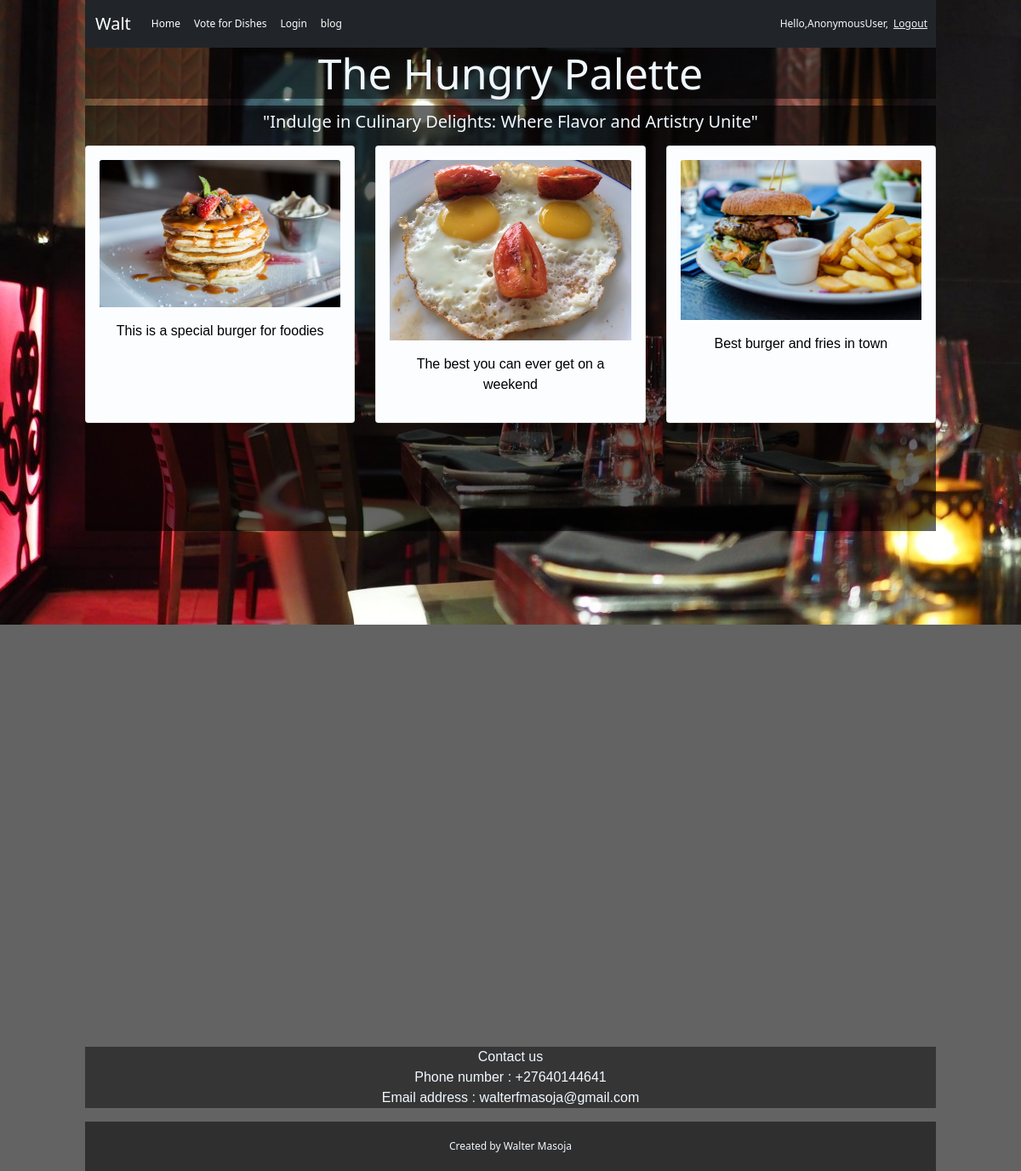
The page / on the database its author committed.
### product_order/models.py (models this page shows, shortened)
class product(models.Model):
    name = models.CharField(max_length=150)
    description = models.CharField(max_length=400)
    image = models.ImageField(upload_to='images/',default='Null')

### product_order/views.py (the view)
# urls.py: path('',views.index,name='index'),
def index(request):
    obj = product.objects.all()[:3]
    return render(request,'index.html',{'obj':obj})

### product_order/templates/index.html (shortened to what this page needs)
{% load static %}
<!DOCTYPE html>
<html lang="en">
<head>
  <link href="https://cdn.jsdelivr.net/npm/bootstrap@5.0.2/dist/css/bootstrap.min.css" rel="stylesheet"
>
  <link rel="stylesheet" href="{% static 'styles.css' %}">
</head>
<div class="container-fluid width=1024px;" style="width: 1024px;">
  <body
    style="background-color: rgba(0, 0, 0, 0.612);background-image: url(../../static/images/restaurant.jpeg);background-repeat: no-repeat;background-attachment: fixed;">
    <nav class="navbar navbar-expand-lg navbar-dark bg-dark" style="font-size: 12px;">
      <div class="container-fluid">
        <a class="navbar-brand" href="#">Walt</a>
        <div class="collapse navbar-collapse" id="navbarNavAltMarkup">
          <div class="navbar-nav">
            <a class="nav-link active" aria-current="page" href="#">Home</a>
            <a class="nav-link active" href="{% url 'blog_home' %}">Vote for Dishes</a>
            <a class="nav-link active" href="{% url 'login' %}">Login</a>
            <a class="nav-link active" href="{% url 'chats'  %}">blog</a>
          </div>
        </div>
      </div>
      <span style="margin: 6px;">Hello,{{request.user}},</span>
      <span><a href="{% url 'logout' %}" style="color: aliceblue;padding-right: 10px;" ;>Logout</a></span>
    </nav>
    <header>
      <h1>The Hungry Palette</h1>
    </header>
    <main style="border-bottom: 4px;">
      <p style="padding-bottom: 4px;margin-bottom: 3px;">
      <h5>"Indulge in Culinary Delights: Where Flavor and Artistry Unite"
      </h5>
      </p>
      <div class="row">
        {% for x in obj %}
        <div class="col-lg-4  mb-3 d-flex align-item-stretch">
          <div class="card" style="width: 22rem;">
            <div class="card-body" style="background-color: rgba(240, 248, 255, 0.292);">
              <img src="{{ x.image.url }}" class="card-img-top" alt="...">
              <div class="card-body">
                <p class="card-text" style="color: black;">{{x.description}}</p>
              </div>
            </div>
          </div>
        </div>
        {% endfor %}
      </div>
    </main>
    <section style="width: 1024px; border-top: 4px;">
      <iframe
        src="https://www.google.com/maps/embed?pb=!1m18!1m12!1m3!1d15194.810947549642!2d31.107179054933773!3d-17.80566250431528!2m3!1f0!2f0!3f0!3m2!1i1024!2i768!4f13.1!3m3!1m2!1s0x1931ba5588857d3d%3A0xd8cd709da04c679c!2sPogo&#39;s%20Great%20Pizza%20and%20Chicken!5e0!3m2!1sen!2sza!4v1692946918764!5m2!1sen!2sza"
        width="1000px" height="600" style="border:0;" allowfullscreen="" loading="lazy"
></iframe>
    </section>
    <p style="text-align: center; background-color: rgba(0, 0, 0, 0.463);">
      Contact us <br>
      Phone number : +27640144641 <br>
      Email address : walterfmasoja@gmail.com <br>
    </p>
    <footer>Created by Walter Masoja</footer>
  </body>
</div>
</html>

### static/styles.css (style rules this page uses)
nav { color: aliceblue; background-color: rgba(0, 0, 0, 0.21); }
main { background-color: rgba(0, 0, 0, 0.591); color: aliceblue; height: 500px; text-align: center; }
header { background-color: rgba(0, 0, 0, 0.516); text-align: center; }
p { color: aliceblue; font-family: 'Gill Sans', 'Gill Sans MT', Calibri, 'Trebuchet MS', sans-serif; }
h1 { color: aliceblue; font-size: 50px; text-align: center; }
footer { color: aliceblue; padding-top: 20px; padding-bottom: 20px; text-align: center; font-size: 12px; background-color: rgba(0, 0, 0, 0.518); }

### rows shown on the page
product: image (picture), description "This is a special burger for foodies"
product: image (picture), description "The best you can ever get on a weekend"
product: image (picture), description "Best burger and fries in town"

### other values the page prints
{{ request.user }} "AnonymousUser"
